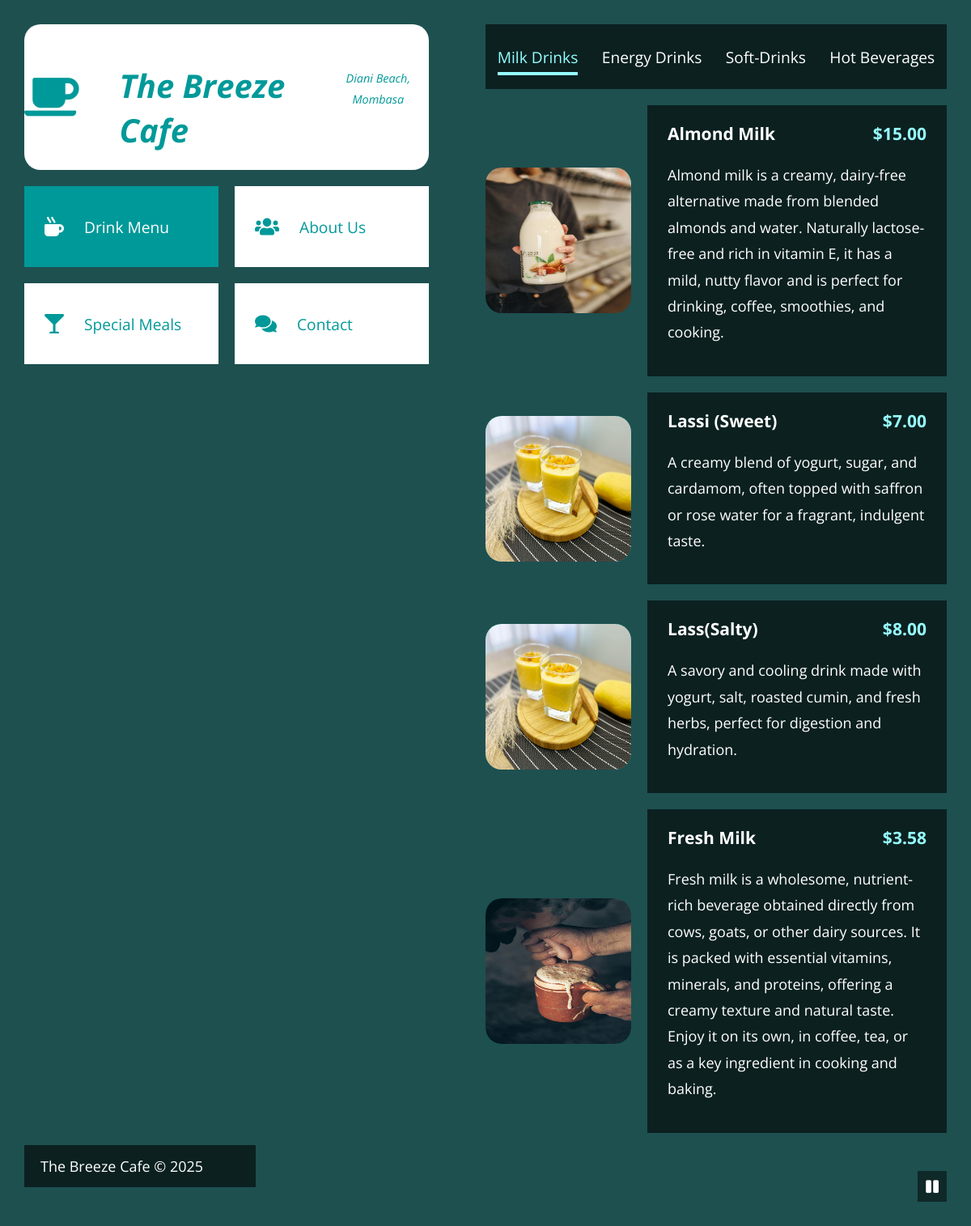
The page / on the database its author committed.
### cafe/models.py (models this page shows, shortened)
class Category(models.Model):
    name  = models.CharField(max_length=50, unique=True)
    is_special = models.BooleanField(default=False)

class FoodItem(models.Model):
    name = models.CharField(max_length=50)
    description = models.TextField()
    price = models.DecimalField(max_digits=5, decimal_places=2)
    image = models.ImageField(upload_to='food_images/',blank=True, null=True)
    category = models.ForeignKey(Category, on_delete=models.CASCADE)

### cafe/views.py (the view)
# urls.py: path('', views.index, name='index'),
def index(request):
    drink_categories = Category.objects.filter(is_special=False)
    drink_items = {cat: FoodItem.objects.filter(category=cat) for cat in drink_categories}
    special_categories = Category.objects.filter(is_special=True)
    special_items = FoodItem.objects.filter(category__in=special_categories)
    about_us = AboutUs.objects.first()
    context = {
        'drink_items': drink_items,
        'special_items': special_items,
        'about_us': about_us,
    }
    return render(request, 'cafe/index.html', context)

### cafe/templates/cafe/index.html (shortened to what this page needs)
{% load static %}
<!DOCTYPE html>
<html lang="en">
<head>
    <link rel="stylesheet" href="{% static 'fontawesome/css/all.min.css' %}">
    <link rel="stylesheet" href="{% static 'css/tooplate-wave-cafe.css' %}">
</head>
<body>
    <div class="tm-container">
        <div class="tm-row">
            <div class="tm-left">
                <div class="tm-left-inner">
                    <div class="tm-site-header">
                        <i class="fas fa-coffee fa-3x tm-site-logo"></i>
                        <h1 class="tm-site-name">The Breeze Cafe</h1>
                        <p class="tm-site-location">Diani Beach, Mombasa</p>
                        <div class="tm-site-lottie-container">
                        </div>
                    </div>
                    <nav class="tm-site-nav">
                        <ul class="tm-site-nav-ul">
                            <li class="tm-page-nav-item"><a href="#drink" class="tm-page-link active"><i class="fas fa-mug-hot tm-page-link-icon"></i><span>Drink Menu</span></a></li>
                            <li class="tm-page-nav-item"><a href="#about" class="tm-page-link"><i class="fas fa-users tm-page-link-icon"></i><span>About Us</span></a></li>
                            <li class="tm-page-nav-item"><a href="#special" class="tm-page-link"><i class="fas fa-glass-martini tm-page-link-icon"></i><span>Special Meals</span></a></li>
                            <li class="tm-page-nav-item"><a href="#contact" class="tm-page-link"><i class="fas fa-comments tm-page-link-icon"></i><span>Contact</span></a></li>
                        </ul>
                    </nav>
                </div>
            </div>
            <div class="tm-right">
                <main class="tm-main">
                    <div id="drink" class="tm-page-content">
                        <nav class="tm-black-bg tm-drinks-nav">
                            <ul>
                                {% for category in drink_items.keys %}
                                <li><a href="#" class="tm-tab-link {% if forloop.first %}active{% endif %}" data-id="{{ category.name|slugify }}">{{ category.name }}</a></li>
                                {% endfor %}
                            </ul>
                        </nav>
                        {% for category, items in drink_items.items %}
                        <div id="{{ category.name|slugify }}" class="tm-tab-content" {% if not forloop.first %}style="display: none;"{% endif %}>
                            <div class="tm-list">
                                {% for item in items %}
                                <div class="tm-list-item">
                                    <img src="{{ item.image.url }}" alt="{{ item.name }}" class="tm-list-item-img">
                                    <div class="tm-black-bg tm-list-item-text">
                                        <h3 class="tm-list-item-name">{{ item.name }}<span class="tm-list-item-price">${{ item.price }}</span></h3>
                                        <p class="tm-list-item-description">{{ item.description }}</p>
                                    </div>
                                </div>
                                {% endfor %}
                            </div>
                        </div>
                        {% endfor %}
                    </div>
                </main>
            </div>
        </div>
        <footer class="tm-site-footer">
            <p class="tm-black-bg tm-footer-text">The Breeze Cafe © 2025</p>
        </footer>
    </div>
    <div class="tm-video-wrapper">
        <i id="tm-video-control-button" class="fas fa-pause"></i>
        <video autoplay muted loop id="tm-video">
            <source src="{% static 'video/wave-cafe-video-bg.mp4' %}" type="video/mp4">
        </video>
    </div>
</body>
</html>

### static/css/tooplate-wave-cafe.css (style rules this page uses)
html { scroll-behavior: smooth; }
body { margin: 0; padding: 0; font-family: 'Open Sans', Arial, Helvetica, sans-serif; font-size: 18px; overflow-x: hidden; background-color: #1E5050; }
ul { padding: 0; margin: 0; }
nav > ul > li { list-style: none; }
a { color: #3CF; text-decoration: none; transition: all 0.3s ease; }
p { line-height: 1.8; margin-top: 0; }
#tm-video { position: fixed; right: 0; bottom: 0; z-index: -1000; }
.tm-video-wrapper { position: relative; }
#tm-video-control-button { cursor: pointer; position: fixed; bottom: 30px; right: 30px; z-index: 1000; background-color: rgba(0,0,0,0.5); color: white; padding: 10px; }
.tm-container { padding: 30px; }
.tm-row { display: flex; justify-content: space-between; }
.tm-left, .tm-right { width: 50%; }
.tm-left-inner { position: fixed; }
.tm-site-header { background-color: white; color: #099; width: 100%; height: 180px; display: flex; align-items: center; border-radius: 20px; justify-content: center; position: relative; }
.tm-site-logo { margin-right: 50px; display: flex; flex-direction: column; }
.tm-site-name { font-size: 2.5rem; font-style: italic; margin-bottom: 0; }
.tm-site-location { font-size: 0.9rem; font-style: italic; text-align: center; margin-top: -5px; }
.tm-site-lottie-container { position: absolute; bottom: 10px; right: 10px; width: 80px; height: 80px; }
.tm-left-inner { max-width: 500px; width: 100%; }
.tm-site-nav-ul { display: flex; flex-wrap: wrap; justify-content: space-between; }
.tm-page-nav-item { margin-top: 20px; }
.tm-page-link { min-width: 240px; height: 100px; background-color: white; color: #099; display: flex; text-decoration: none; align-items: center; font-size: 1.2rem; }
.tm-page-link:hover, .tm-page-link.active { background-color: #099; color: white; }
.tm-page-link-icon { margin-right: 25px; margin-left: 25px; font-size: 1.5rem; }
.tm-black-bg { background-color: rgba(0,0,0,0.6); color: white; }
.tm-drinks-nav > ul > li { display: inline-block; }
.tm-drinks-nav > ul > li > a { color: white; font-size: 1.2rem; padding-top: 15px; padding-bottom: 5px; border-bottom: 3px solid transparent; }
.tm-drinks-nav { height: 80px; }
.tm-main { max-width: 660px; }
.tm-drinks-nav > ul { display: flex; align-items: center; justify-content: space-around; height: 100%; }
.tm-drinks-nav > ul > li a.active, .tm-drinks-nav > ul > li a:hover { color: #96FEFF; border-bottom: 4px solid #96FEFF; }
.tm-list-item { display: flex; align-items: center; justify-content: space-between; margin-top: 20px; }
.tm-list-item-img { margin-right: 20px; width: 180px; height: 180px; background-color: #099; border-radius: 20px; }
.tm-list-item-text { padding: 20px 25px; flex: 1; }
.tm-list-item-name { display: flex; justify-content: space-between; margin-top: 0; }
.tm-list-item-price { color: #96FEFF; }
.tm-site-footer { margin-top: 15px; }
.tm-footer-text { padding: 10px 65px 10px 20px; display: inline-block; }
.tm-tab-content { animation: fadeEffect 1s; }
.tm-page-content { animation: fadeEffect 1s; }

### rows shown on the page
Category: name "Milk Drinks"
Category: name "Energy Drinks"
Category: name "Soft-Drinks"
Category: name "Hot Beverages"
FoodItem: image (picture), name "Almond Milk", price "15.00", description "Almond milk is a creamy, dairy-free alternative made from blended almonds and water. Naturally lactose-free and rich in vitamin E, it has a mild, nutty flavor and is perfect for drinking, coffee, smoothies, and cooking."
FoodItem: image (picture), name "Lassi (Sweet)", price "7.00", description "A creamy blend of yogurt, sugar, and cardamom, often topped with saffron or rose water for a fragrant, indulgent taste."
FoodItem: image (picture), name "Lass(Salty)", price "8.00", description "A savory and cooling drink made with yogurt, salt, roasted cumin, and fresh herbs, perfect for digestion and hydration."
FoodItem: image (picture), name "Fresh Milk", price "3.58", description "Fresh milk is a wholesome, nutrient-rich beverage obtained directly from cows, goats, or other dairy sources. It is packed with essential vitamins, minerals, and proteins, offering a creamy texture and natural taste. Enjoy it on its own, in coffee, tea, or as a key ingredient in cooking and baking."
